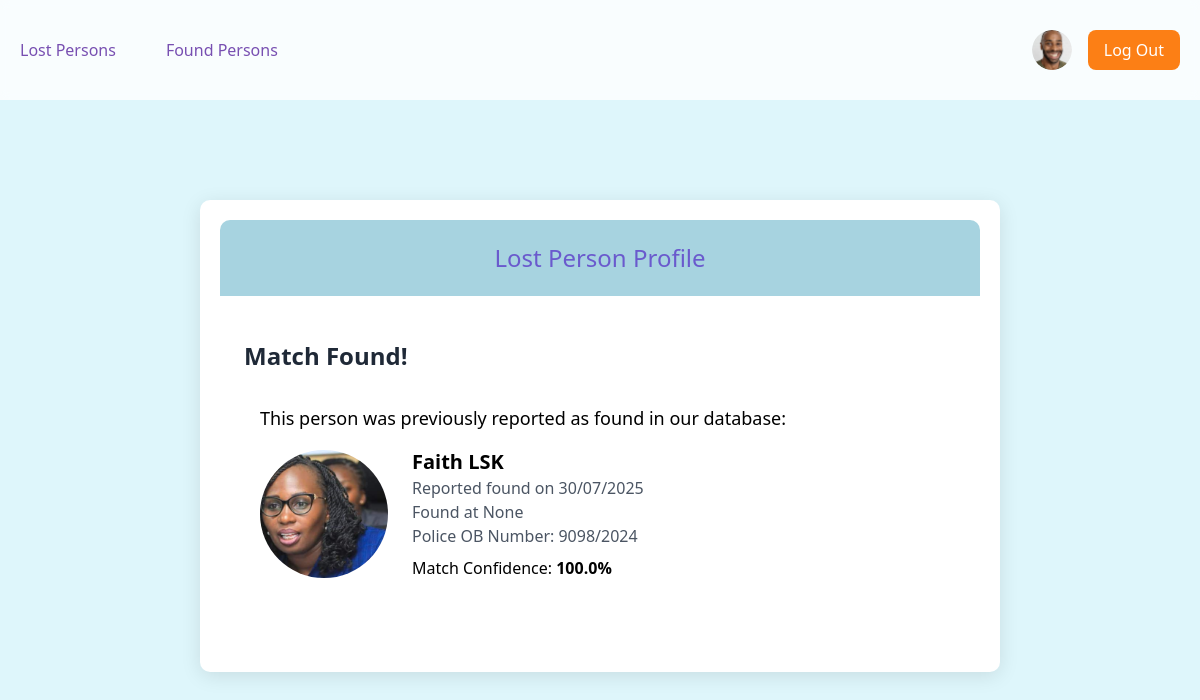
The app's page /lost/profile/2/ with its own data.
### playground/models.py (models this page shows, shortened)
class Match(models.Model):
    lost_person = models.ForeignKey(LostPerson, on_delete=models.CASCADE)
    found_person = models.ForeignKey(FoundPerson, on_delete=models.CASCADE)
    match_percentage = models.FloatField()  # Store face recognition confidence
    date_matched = models.DateTimeField(auto_now_add=True)
    class Meta:
        verbose_name_plural = "Matches"

class BasePerson(models.Model):
    full_name = models.CharField(max_length=255, blank=True, null=True)
    age = models.IntegerField(null=True, blank=True)
    gender = models.CharField(max_length=10, choices=[
        ('M', 'Male'),
        ('F', 'Female'),
        ('O', 'Other')
    ], blank=True, null=True)
    location = models.CharField(max_length=255, blank=True, null=True)
    date_reported = models.DateTimeField(auto_now_add=True)
    description = models.TextField(blank=True, null=True)
    police_station = models.CharField(max_length=255, blank=True, null=True)
    ob_number = models.CharField(max_length=50, blank=True, null=True)
    reporter = models.ForeignKey(User, on_delete=models.SET_NULL, null=True)
    contact_phone = models.CharField(max_length=15, blank=True, null=True)
    is_resolved = models.BooleanField(default=False)
    face_encoding = models.BinaryField(null=True, blank=True)  # To store face recognition data
    class Meta:
        abstract = True

class FoundPerson(BasePerson):
    date_found = models.DateTimeField(auto_now_add=True)
    found_location = models.CharField(max_length=255)
    photo = models.ImageField(upload_to='found_persons/')
    has_disability = models.BooleanField(default=False)
    disability_details = models.TextField(blank=True, null=True)
    class Meta:
        ordering = ['-date_found']  # Show newest first

### playground/views.py (the view)
# urls.py: path('lost/profile/<int:person_id>/', views.lost_person_profile, name='lost_person_profile'),
def lost_person_profile(request, person_id=None):
    if person_id:
        lost_person = get_object_or_404(LostPerson, id=person_id)
        match = Match.objects.filter(lost_person=lost_person, match_percentage__gte=70).first()
        return render(request, 'playground/lost_person_profile.html', {
            'person': lost_person,
            'match': match
        })
    return redirect('lost_persons_logged_out')

### playground/templates/playground/lost_person_profile.html (shortened to what this page needs)
{% load static %}
<!DOCTYPE html>
<html lang="en">
<head>
    <script src="https://cdn.tailwindcss.com"></script>
</head>
<body>
    <nav class="bg-white/80 h-[100px] flex items-center sticky top-0 z-50 backdrop-blur-sm w-full">
        <div class="max-w-container mx-auto px-5 w-full">
            <div class="flex justify-between items-center">
                <div class="flex gap-[50px]">
                    <a href="{% url 'lost_persons_logged_in' %}" class="text-primary hover:opacity-80">Lost Persons</a>
                    <a href="{% url 'found_persons_logged_in' %}" class="text-primary hover:opacity-80">Found Persons</a>
                </div>
                <div class="flex items-center gap-4">
                    <a href="{% url 'user_profile' %}" class="text-primary hover:opacity-80">
                        <img src="{% static 'images/avatar.png' %}" alt="User Avatar" class="w-10 h-10 rounded-full">
                    </a>
                    <a href="{% url 'logout' %}" class="bg-accent text-white py-2 px-4 rounded-lg">Log Out</a>
                </div>
            </div>
        </div>
    </nav>
    <div class="profile-container">
        <div class="header">
            <h1>Lost Person Profile</h1>
        </div>
        {% if match %}
        <div class="match-alert mb-8 bg-success p-6 rounded-lg">
            <h2 class="text-2xl font-bold text-gray-800 mb-4">Match Found!</h2>
            <div class="bg-white rounded-lg p-4">
                <p class="text-lg mb-4">This person was previously reported as found in our database:</p>
                <div class="flex items-center gap-6">
                    <img src="{{ match.found_person.photo.url }}" alt="{{ match.found_person.full_name }}" class="w-32 h-32 rounded-full object-cover">
                    <div>
                        <h3 class="text-xl font-semibold">{{ match.found_person.full_name }}</h3>
                        <p class="text-gray-600">Reported found on {{ match.found_person.date_reported|date:"d/m/Y" }}</p>
                        <p class="text-gray-600">Found at {{ match.found_person.location }}</p>
                        {% if match.found_person.ob_number %}
                        <p class="text-gray-600">Police OB Number: {{ match.found_person.ob_number }}</p>
                        {% endif %}
                        <p class="mt-2">Match Confidence: <span class="font-bold text-success">{{ match.match_percentage|floatformat:1 }}%</span></p>
                    </div>
                </div>
            </div>
        </div>
        {% endif %}
    </div>
</body>
</html>

### playground/templates/playground/lost_person_profile.html (style rules this page uses)
body { background-color: #DEF6FB; margin: 0; }
.profile-container { background: #ffffff; border-radius: 10px; padding: 20px; box-shadow: 0 4px 20px rgba(0, 0, 0, 0.1); width: 100%; max-width: 800px; position: relative; margin: 100px auto; }
.header { background: #A7D3E0; padding: 20px; border-radius: 10px 10px 0 0; text-align: center; width: 100%; margin-bottom: 20px; }
.header h1 { color: #6A5ACD; font-size: 24px; margin: 0; }

### records on screen
Match: found_person.photo (picture), found_person.full_name "Faith LSK", found_person.date_reported "30/07/2025", found_person.location "None", found_person.ob_number "9098/2024", match_percentage "100.0"
